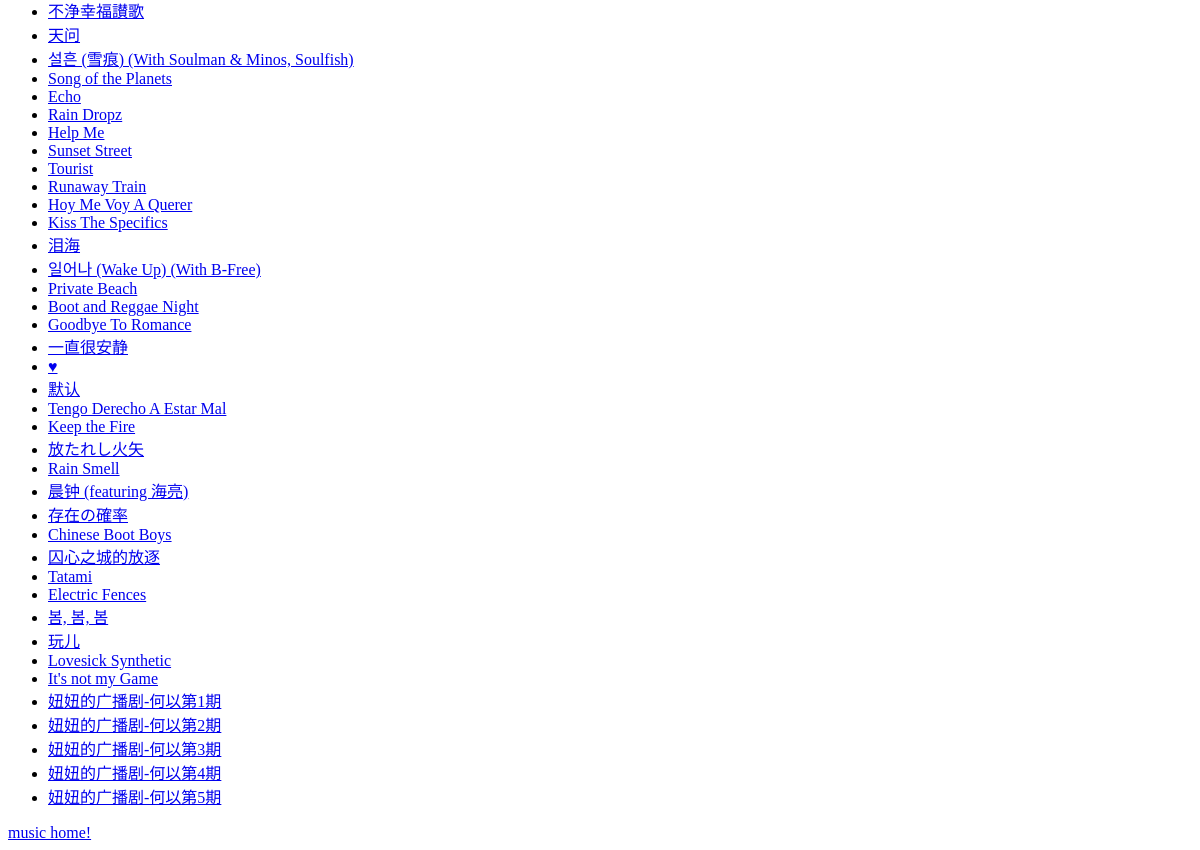
/musicApp/ (lower part), run on an earlier commit of the app's database.
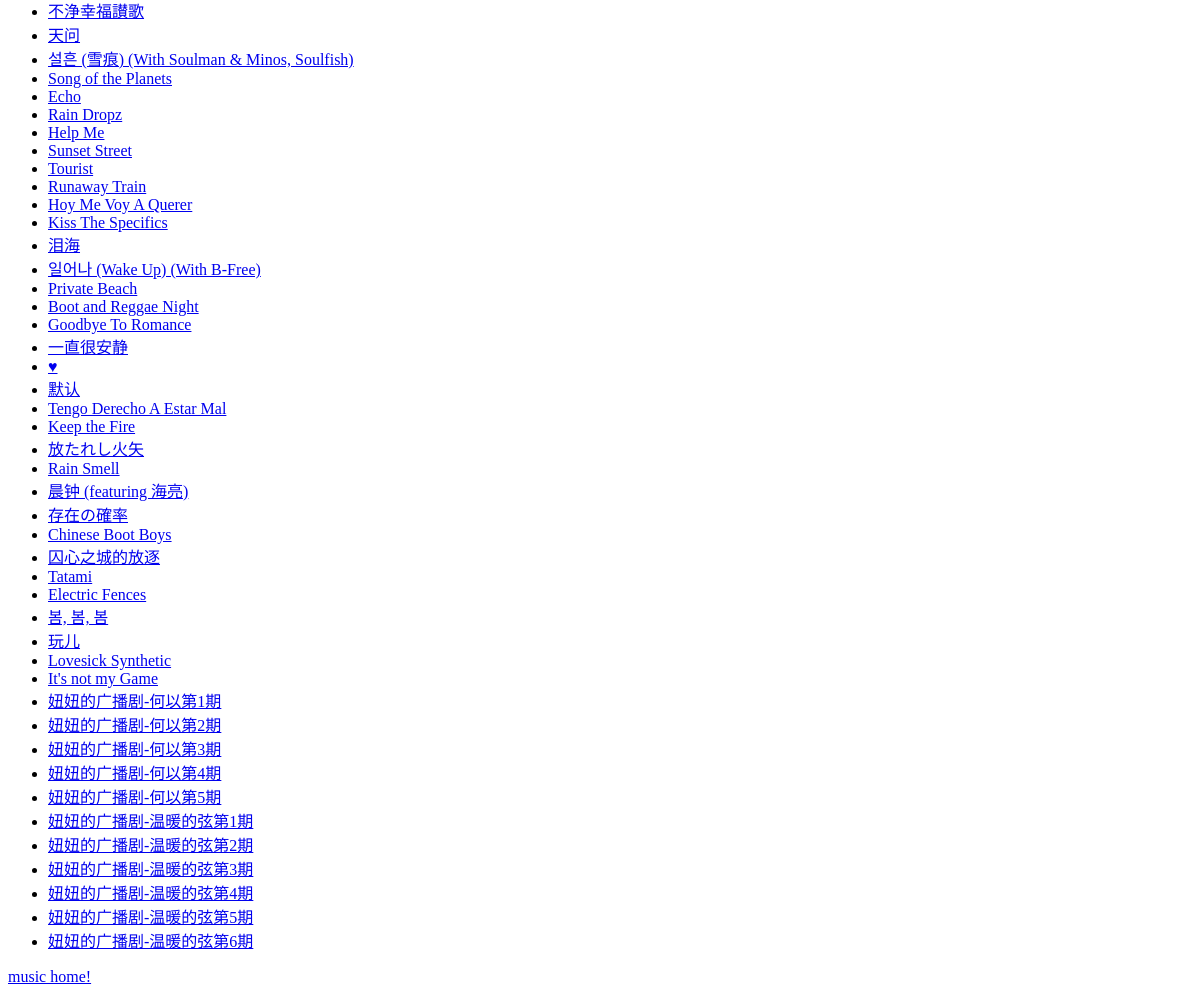
And on a later commit of the database.
### musicApp/models.py (models this page shows)
class Music(models.Model):
	musicUrl = models.CharField(max_length = 200)
	musicName = models.CharField(max_length = 200)
	musicCode = models.CharField(max_length = 200)
	mp3 = models.CharField(max_length = 200)
	cover = models.CharField(max_length = 200)
	musicDescribe= models.CharField(max_length =200)
	musicType= models.CharField(max_length =1)
	musicPicUrl = models.CharField(max_length = 200)
	musicArtist = models.CharField(max_length = 200)
	musicLike = models.CharField(max_length = 200)
	musicPubTime = models.CharField(max_length = 200)
	musicAlbumtitle = models.CharField(max_length = 200)

### musicApp/views/views_user.py (the view)
class IndexView(generic.ListView):
	model = Music

### musicApp/templates/musicApp/music_list.html
{% load staticfiles %}
<link rel="stylesheet" type="text/css" href="{% static 'musicApp/style.css' %}">
{% if music_list %}
    <ul>
    {% for music in music_list %}
    <li><a href="{% url 'musicApp:music-detail' music.id %}">{{ music.musicName }}</a></li>
    {% endfor %}
    </ul>
{% else %}
    <p>No musics are available.</p>
{% endif %}
<a href="{% url 'musicApp:music-home' %}">music home!</a>

What changed in the data, as far as the page shows it:
added Music: musicName "妞妞的广播剧-温暖的弦第1期"
added Music: musicName "妞妞的广播剧-温暖的弦第2期"
added Music: musicName "妞妞的广播剧-温暖的弦第3期"
added Music: musicName "妞妞的广播剧-温暖的弦第4期"
added Music: musicName "妞妞的广播剧-温暖的弦第5期"
added Music: musicName "妞妞的广播剧-温暖的弦第6期"
